Frame 1 (no input): blank canvas, image omitted
Frame 60 (the mouse pressed at the canvas centre just before this capture): blank canvas, image omitted
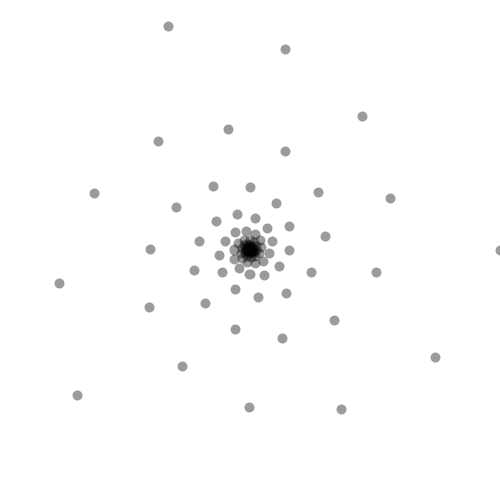
Frame 120 (the mouse held since frame 60 and released just before this capture)

The Processing sketch whose frames 1 and 60 were blank and that drew this single picture after the mouse press (run headless with seeded random() and noise(); from frame 60 on, the mouse is pressed at the canvas centre):

// Processing sketch: s07e02spiralaOdjechana
// ── s07e02spiralaOdjechana.pde
void setup()
{
  size(500, 500);
  stroke(0, 100);
  strokeWeight(10);
}

void draw() {
  background(255);
  PVector srodek = new PVector(width/2, height/2);
  PVector promien = new PVector(mouseY, 0);
  point(srodek.x, srodek.y);
  PVector nowy = PVector.add(srodek, promien);

  point(nowy.x, nowy.y);
  for (int i = 1; i < 100; i++) {
    promien.rotate(radians(mouseX));
    promien.mult(0.95);
    nowy = PVector.add(srodek, promien);
    point(nowy.x, nowy.y);
  }
}
